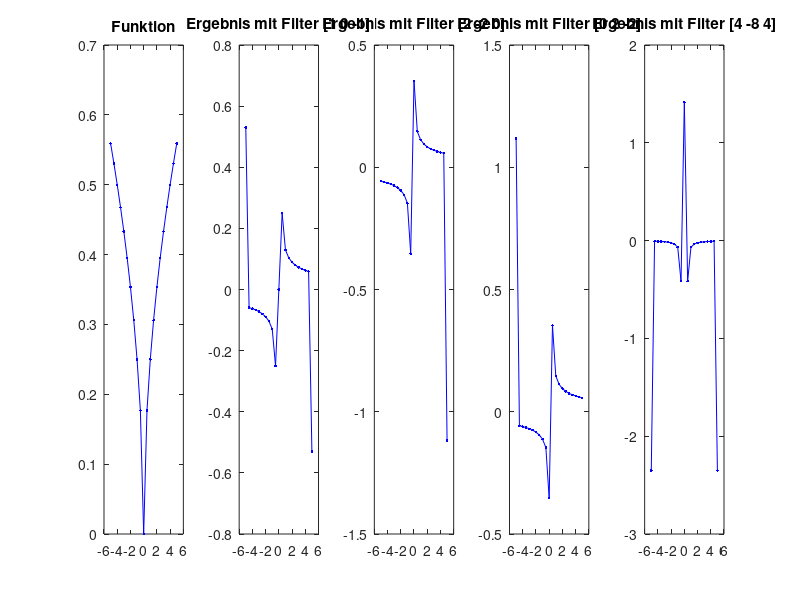

Reproduce this figure in MATLAB.
% Script zur Einführung in die eindimensionale Faltung

%% Testfunktion

% a) Das Resultat ist auf die zentrale Überlappung der Faltung beschränkt
% Das Ergebnis hat die gleiche Größe wie das erste Eingabeargument

% generiere Stützstellen, an denen die Funktion ausgewertet werden soll
dx = 0.5;
xs = -5:dx:5;

x = 1/4 * sqrt(abs(xs));
% x = xs.^3 + xs + 1;

%% Faltung

% Filterkern f
f = 1/dx * [1/2, 0, -1/2];
f2 = 1/dx * [1, -1, 0];
f3 = 1/dx * [0, 1, -1];
f4 = 1/dx^2 * [1, -2, 1];

% TODO b)

y = conv(x, f, 'same');
y_2 = conv(x, f2, 'same');
y_3 = conv(x, f3, 'same');
y_4 = conv(x, f4, 'same');
%% Darstellung

figure(1);
clf;

subplot(1, 5, 1);
plot(xs, x, '-b.');
title('Funktion');
subplot(1, 5, 2);
plot(xs, y, '-b.');
title(['Ergebnis mit Filter ', mat2str(f)]);
subplot(1, 5, 3);
plot(xs, y_2, '-b.');
title(['Ergebnis mit Filter ', mat2str(f2)]);

subplot(1, 5, 4);
plot(xs, y_3, '-b.');
title(['Ergebnis mit Filter ', mat2str(f3)]);

subplot(1, 5, 5);
plot(xs, y_4, '-b.');
title(['Ergebnis mit Filter ', mat2str(f4)]);


%% Randbehandlung
% TODO c)
